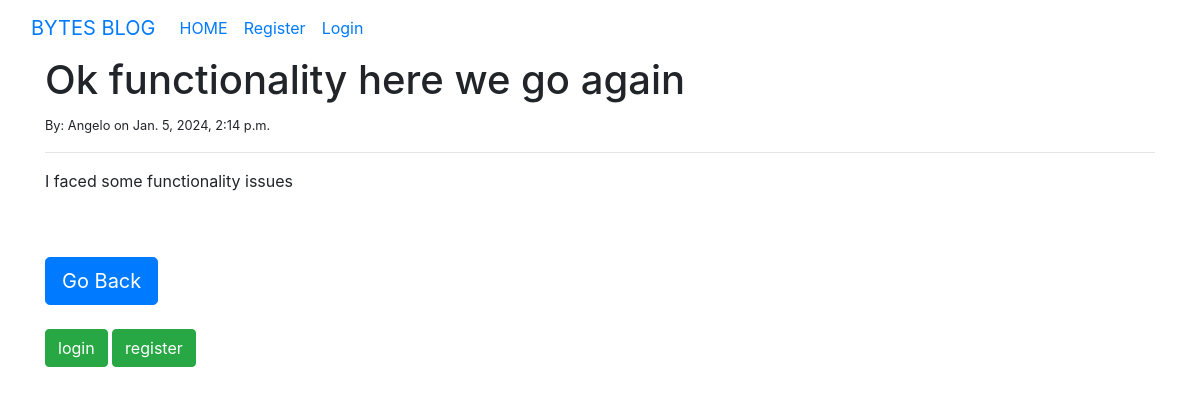
The page /article/5/ on the database its author committed.
### blogapp/models.py (models this page shows, shortened)
class Post(models.Model):
    title = models.CharField(max_length=1000)
    author = models.ForeignKey(User,on_delete = models.CASCADE)
    body = models.TextField()
    date_posted = models.DateTimeField(auto_now_add=True)
    post_date = models.DateTimeField(auto_now_add=True)
    class Meta:
        ordering = ("title",)

### blogapp/views.py (the view)
# urls.py: path('article/<int:pk>/', article_detail.as_view(), name='article-details'),
class article_detail(DetailView):
    model = Post
    template_name = 'article-details.html'

### blogapp/templates/article-details.html (shortened to what this page needs)
{% extends 'base.html' %}
{% block content %}
<article>
    <h1>{{post.title}}</h1>
    <small>By: {{post.author}}
        on {{post.post_date}}</small><br/>
    <hr>
    <p>{{post.body}}</p>
    <br/><br/>
</article>
<a href="{% url 'home' %}" class="btn btn-primary btn-lg">Go Back</a>
<br></br>
{% if user.is_authenticated %}
    <a href="{% url 'edit-post' post.pk %}" class="btn btn-success">Edit</a>
    <a href="{% url 'delete-post' post.pk %}" class="btn btn-danger">Delete</a></a>
{% else %}
 <a href="{% url 'login' %}" class="btn btn-success">login</a>
 <a href="{% url 'register' %}" class="btn btn-success">register</a>
{% endif %}
{% endblock %}

### rows shown on the page
Post: title "Ok functionality here we go again", author "Angelo", post_date "Jan. 5, 2024, 2:14 p.m.", body "I faced some functionality issues"
